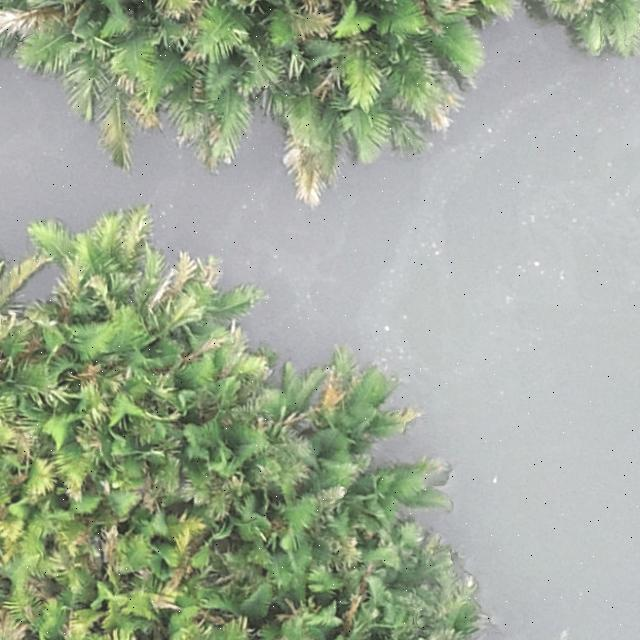
#> input picture 1.jpg, 640 x 640 px
$ python temp.py
#> lines starting #> are read from the running program, lines starting #| are printed output that depends on the picture; after the words box and inside, x2 and y2 are one past the last pixel; in counts of white or black regions, pixels touching at a corner belong together
import cv2
import numpy as np
from skimage.exposure import match_histograms


def highlight_mangrove_loss(
    old_img_path, new_img_path, output_path="output_mask.jpg",
    threshold_value=0.15, min_area=300
):
    # Load images
#> called with old_img_path = '1.jpg', new_img_path = '2.jpg', output_path = 'output_mask.jpg', threshold_value = 0.2, min_area = 500
    old_img = cv2.imread(old_img_path)
#> old_img is the input picture: shape (640, 640, 3); mean B, G, R 151.4, 171.2, 160.3
    new_img = cv2.imread(new_img_path)
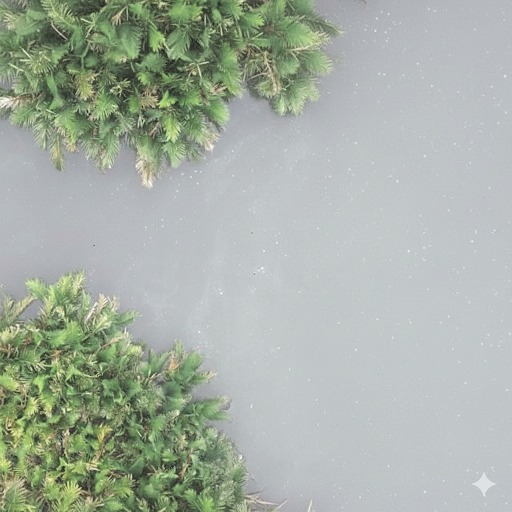
#> input picture 2.jpg, 512 x 512 px
#> new_img is the input picture: shape (512, 512, 3); mean B, G, R 165.1, 175.4, 166.4

    if old_img is None or new_img is None:
        raise FileNotFoundError("One or both images not found!")

    # Resize new to match old
    new_img = cv2.resize(new_img, (old_img.shape[1], old_img.shape[0]))
#> new_img: shape (640, 640, 3)

    # Histogram matching (fixes brightness/contrast differences in Google Maps screenshots)
    new_img = match_histograms(new_img, old_img, channel_axis=-1).astype(np.uint8)
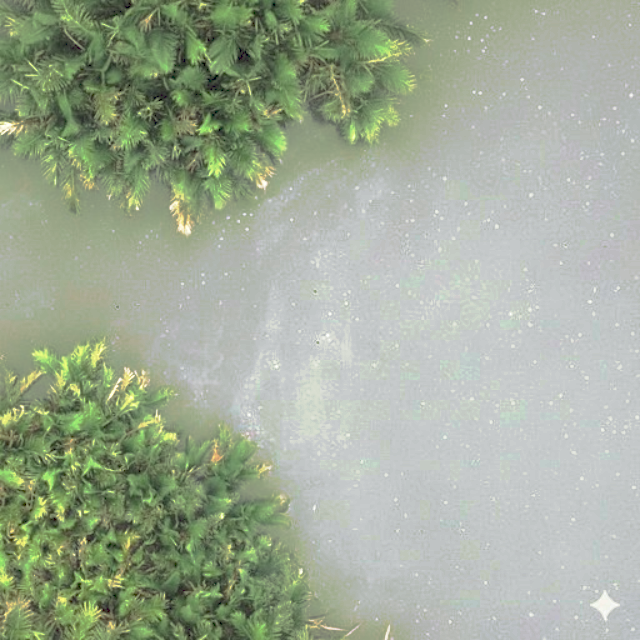
#> new_img: shape (640, 640, 3); mean B, G, R 151.5, 171.1, 160.3

    # Convert to float
    old_float = old_img.astype(np.float32) / 255.0
    new_float = new_img.astype(np.float32) / 255.0

    # ---- Vegetation Index (NDVI-like using RGB) ----
    def fake_ndvi(img):
        R = img[:, :, 2]
        G = img[:, :, 1]
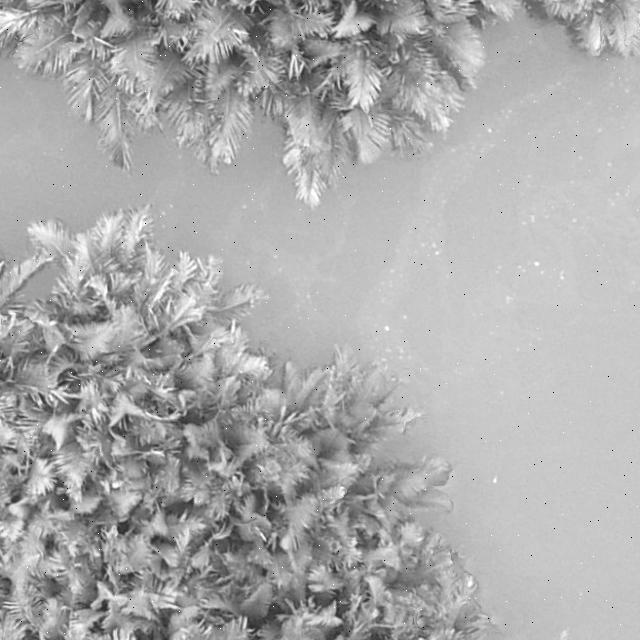
#> G: shape (640, 640) float32; min 0, max 1, mean 0.671
        ndvi = (G - R) / (G + R + 1e-6)
        return cv2.normalize(ndvi, None, 0, 1, cv2.NORM_MINMAX)

    old_veg = fake_ndvi(old_float)
    new_veg = fake_ndvi(new_float)
#> in fake_ndvi (call 2), `ndvi = (G - R) / (G + R + 1e-6)`:
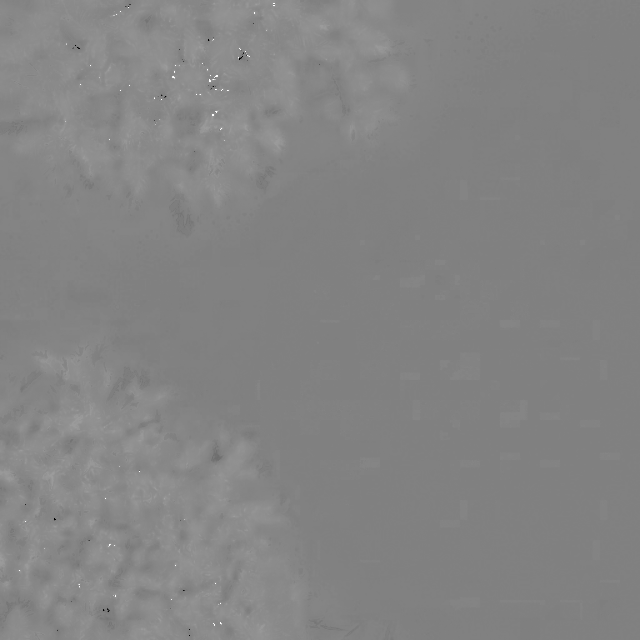
#> ndvi: shape (640, 640) float32; min -1, max 1, mean 0.039; drawn with min black and max white

    # Difference (only vegetation loss)
    diff = old_veg - new_veg
    diff[diff < 0] = 0
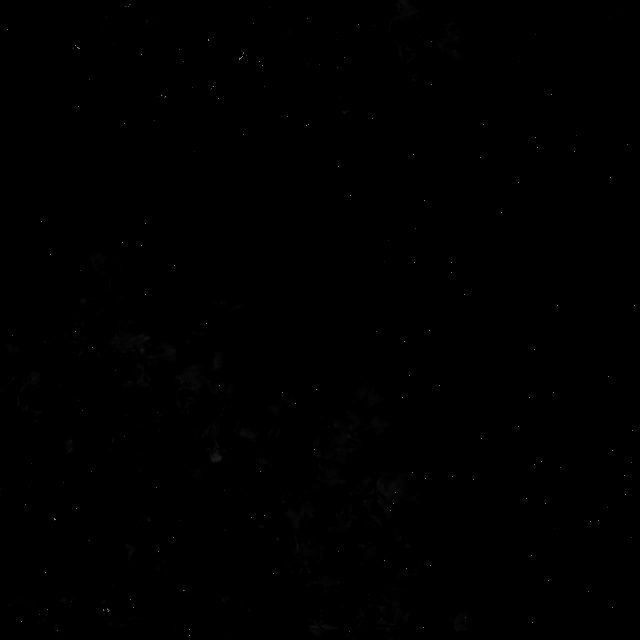
#> diff: shape (640, 640) float32; min 0, max 0.514, mean 0.000854

    # Smooth before threshold
    diff_blur = cv2.GaussianBlur(diff, (5, 5), 0)

    # Binary mask
    _, mask = cv2.threshold(diff_blur, threshold_value, 1, cv2.THRESH_BINARY)
#> mask: shape (640, 640) float32; values 0 (black) and 1 (white), 0% white in thin lines or dots, all inside (x1, y1, x2, y2) = (240, 58, 241, 59)

    # Morphological cleaning
    kernel = np.ones((5, 5), np.uint8)
    mask = cv2.morphologyEx(mask, cv2.MORPH_OPEN, kernel, iterations=2)
#> mask: shape (640, 640) float32; every value is 0
    mask = cv2.morphologyEx(mask, cv2.MORPH_CLOSE, kernel, iterations=2)

    # Contour filtering (ignore tiny false detections)
    mask_uint8 = (mask * 255).astype(np.uint8)
#> mask_uint8: shape (640, 640); every value is 0
    contours, _ = cv2.findContours(mask_uint8, cv2.RETR_EXTERNAL, cv2.CHAIN_APPROX_SIMPLE)
#> contours = []
    clean_mask = np.zeros_like(mask_uint8)
    for cnt in contours:
        if cv2.contourArea(cnt) > min_area:
            cv2.drawContours(clean_mask, [cnt], -1, 255, -1)
#> this loop made 0 passes

    mask = (clean_mask / 255).astype(np.uint8)

    # ---- 🔹 Calculate % of mangrove loss ----
    _, old_veg_mask = cv2.threshold(old_veg, threshold_value, 1, cv2.THRESH_BINARY)
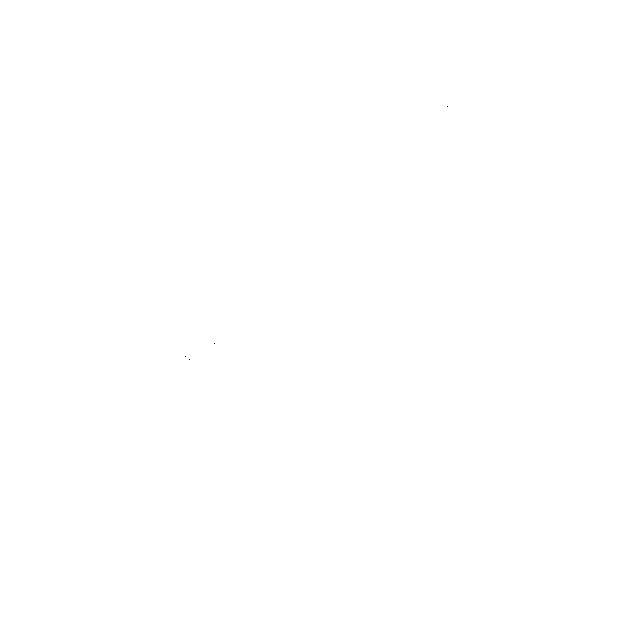
#> old_veg_mask: shape (640, 640) float32; values 0 (black) and 1 (white), 100% white; black in thin lines or dots, all inside (x1, y1, x2, y2) = (185, 106, 448, 360)

    total_veg_pixels = np.sum(old_veg_mask)
#> total_veg_pixels = 409596
    lost_veg_pixels = np.sum(mask)
#> lost_veg_pixels = 0

    if total_veg_pixels > 0:
        loss_percentage = (lost_veg_pixels / total_veg_pixels) * 100
#> loss_percentage = 0
    else:
        loss_percentage = 0.0

    # Convert mask to 3 channels
    mask_3c = np.zeros_like(new_img)
    mask_3c[mask == 1] = [0, 0, 255]  # red for loss

    # Overlay
    overlay = cv2.addWeighted(new_img, 0.7, mask_3c, 0.9, 0)

    # Put percentage text on overlay
    cv2.putText(
        overlay,
        f"Loss: {loss_percentage:.2f}%",
        (20, 40),
        cv2.FONT_HERSHEY_SIMPLEX,
        1.2,
        (255, 255, 255),
        3,
        cv2.LINE_AA,
    )
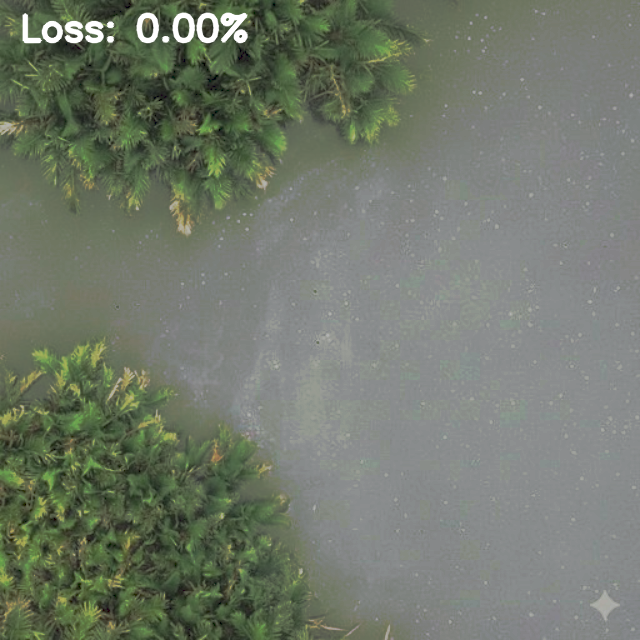
#> overlay: shape (640, 640, 3); mean B, G, R 107.4, 120.9, 113.5

    cv2.imwrite(output_path, overlay)
    print(f"✅ Saved vegetation loss mask to {output_path}")
    print(f"🌱 Estimated Mangrove Loss: {loss_percentage:.2f}%")
#| 🌱 Estimated Mangrove Loss: 0.00%

    return loss_percentage


# 🔹 Example run with your Google Maps screenshots
highlight_mangrove_loss(
    "1.jpg",  # before
    "2.jpg",            # after
    "output_mask.jpg",
    threshold_value=0.2,  # tweak 0.15–0.3
    min_area=500          # filter out small noise
)
